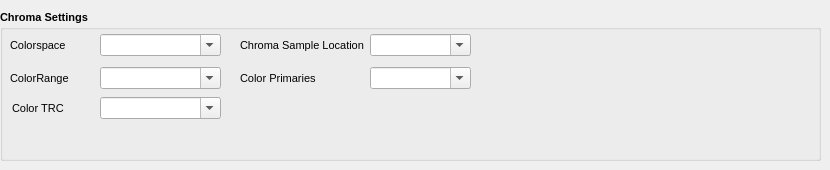
        <widget class="QWidget" name="tabColorHDR">
         <attribute name="title">
          <string>Color / HDR</string>
         </attribute>
         <widget class="QGroupBox" name="groupColorHdr">
          <property name="enabled">
           <bool>true</bool>
          </property>
          <property name="geometry">
           <rect>
            <x>0</x>
            <y>10</y>
            <width>821</width>
            <height>151</height>
           </rect>
          </property>
          <property name="font">
           <font>
            <pointsize>8</pointsize>
            <italic>false</italic>
            <bold>true</bold>
           </font>
          </property>
          <property name="title">
           <string>Chroma Settings</string>
          </property>
          <widget class="QLabel" name="l_ColorPrimaries">
           <property name="geometry">
            <rect>
             <x>240</x>
             <y>60</y>
             <width>81</width>
             <height>16</height>
            </rect>
           </property>
           <property name="font">
            <font>
             <pointsize>8</pointsize>
             <italic>false</italic>
             <bold>false</bold>
            </font>
           </property>
           <property name="text">
            <string>Color Primaries</string>
           </property>
          </widget>
          <widget class="QComboBox" name="ColorPrimaries">
           <property name="geometry">
            <rect>
             <x>370</x>
             <y>57</y>
             <width>101</width>
             <height>22</height>
            </rect>
           </property>
           <property name="font">
            <font>
             <pointsize>8</pointsize>
             <italic>false</italic>
             <bold>false</bold>
            </font>
           </property>
           <property name="toolTip">
            <string>Set color primaries.</string>
           </property>
           <property name="editable">
            <bool>true</bool>
           </property>
           <item>
            <property name="text">
             <string/>
            </property>
           </item>
           <item>
            <property name="text">
             <string>bt709</string>
            </property>
           </item>
           <item>
            <property name="text">
             <string>unknown</string>
            </property>
           </item>
           <item>
            <property name="text">
             <string>bt470m</string>
            </property>
           </item>
           <item>
            <property name="text">
             <string>bt470bg</string>
            </property>
           </item>
           <item>
            <property name="text">
             <string>smpte170m</string>
            </property>
           </item>
           <item>
            <property name="text">
             <string>smpte240m</string>
            </property>
           </item>
           <item>
            <property name="text">
             <string>film</string>
            </property>
           </item>
           <item>
            <property name="text">
             <string>bt2020</string>
            </property>
           </item>
           <item>
            <property name="text">
             <string>smpte428</string>
            </property>
           </item>
           <item>
            <property name="text">
             <string>smpte428_1</string>
            </property>
           </item>
           <item>
            <property name="text">
             <string>smpte431</string>
            </property>
           </item>
           <item>
            <property name="text">
             <string>smpte432</string>
            </property>
           </item>
           <item>
            <property name="text">
             <string>jedec-p22</string>
            </property>
           </item>
           <item>
            <property name="text">
             <string>ebu3213</string>
            </property>
           </item>
           <item>
            <property name="text">
             <string>unspecified</string>
            </property>
           </item>
          </widget>
          <widget class="QComboBox" name="ColorRange">
           <property name="geometry">
            <rect>
             <x>100</x>
             <y>57</y>
             <width>121</width>
             <height>22</height>
            </rect>
           </property>
           <property name="font">
            <font>
             <pointsize>8</pointsize>
             <italic>false</italic>
             <bold>false</bold>
            </font>
           </property>
           <property name="toolTip">
            <string>Set colour range (section 7.2.2) (from -1 to 1) (default -1)

- unknown      0  Unspecified
- tv                 1  MPEG (219*2^(n-8))
- pc                2   JPEG (2^n-1)
- unspecified  0  Unspecified
- mpeg           1  MPEG (219*2^(n-8))
- jpeg             2   JPEG (2^n-1)
- limited         1   MPEG (219*2^(n-8))
- full               2   JPEG (2^n-1)
</string>
           </property>
           <property name="editable">
            <bool>true</bool>
           </property>
           <item>
            <property name="text">
             <string/>
            </property>
           </item>
           <item>
            <property name="text">
             <string>unknown</string>
            </property>
           </item>
           <item>
            <property name="text">
             <string>tv</string>
            </property>
           </item>
           <item>
            <property name="text">
             <string>pc</string>
            </property>
           </item>
           <item>
            <property name="text">
             <string>unspecified</string>
            </property>
           </item>
           <item>
            <property name="text">
             <string>mpeg</string>
            </property>
           </item>
           <item>
            <property name="text">
             <string>jpeg</string>
            </property>
           </item>
           <item>
            <property name="text">
             <string>limited</string>
            </property>
           </item>
           <item>
            <property name="text">
             <string>full</string>
            </property>
           </item>
          </widget>
          <widget class="QLabel" name="l_ColorTRC">
           <property name="geometry">
            <rect>
             <x>12</x>
             <y>90</y>
             <width>61</width>
             <height>16</height>
            </rect>
           </property>
           <property name="font">
            <font>
             <pointsize>8</pointsize>
             <italic>false</italic>
             <bold>false</bold>
            </font>
           </property>
           <property name="text">
            <string>Color TRC</string>
           </property>
          </widget>
          <widget class="QComboBox" name="ColorSpace">
           <property name="geometry">
            <rect>
             <x>100</x>
             <y>24</y>
             <width>121</width>
             <height>22</height>
            </rect>
           </property>
           <property name="font">
            <font>
             <pointsize>8</pointsize>
             <italic>false</italic>
             <bold>false</bold>
            </font>
           </property>
           <property name="toolTip">
            <string>Set colour space (section 7.2.2) (from -1 to 7) (default -1)</string>
           </property>
           <property name="editable">
            <bool>true</bool>
           </property>
           <item>
            <property name="text">
             <string/>
            </property>
           </item>
           <item>
            <property name="text">
             <string>rgb</string>
            </property>
           </item>
           <item>
            <property name="text">
             <string>bt709</string>
            </property>
           </item>
           <item>
            <property name="text">
             <string>unknown</string>
            </property>
           </item>
           <item>
            <property name="text">
             <string>fcc</string>
            </property>
           </item>
           <item>
            <property name="text">
             <string>bt470bg</string>
            </property>
           </item>
           <item>
            <property name="text">
             <string>smpte170m</string>
            </property>
           </item>
           <item>
            <property name="text">
             <string>smpte240m</string>
            </property>
           </item>
           <item>
            <property name="text">
             <string>ycgco</string>
            </property>
           </item>
           <item>
            <property name="text">
             <string>bt2020nc</string>
            </property>
           </item>
           <item>
            <property name="text">
             <string>bt2020c</string>
            </property>
           </item>
           <item>
            <property name="text">
             <string>smpte2085</string>
            </property>
           </item>
           <item>
            <property name="text">
             <string>chroma-derived-nc</string>
            </property>
           </item>
           <item>
            <property name="text">
             <string>chroma-derived-c</string>
            </property>
           </item>
           <item>
            <property name="text">
             <string>ictcp</string>
            </property>
           </item>
           <item>
            <property name="text">
             <string>ipt-c2</string>
            </property>
           </item>
           <item>
            <property name="text">
             <string>unspecified</string>
            </property>
           </item>
           <item>
            <property name="text">
             <string>ycocg</string>
            </property>
           </item>
           <item>
            <property name="text">
             <string>ycgco-re</string>
            </property>
           </item>
           <item>
            <property name="text">
             <string>ycgco-ro</string>
            </property>
           </item>
           <item>
            <property name="text">
             <string>bt2020_ncl</string>
            </property>
           </item>
           <item>
            <property name="text">
             <string>bt2020_cl</string>
            </property>
           </item>
          </widget>
          <widget class="QLabel" name="l_ColorRange">
           <property name="geometry">
            <rect>
             <x>10</x>
             <y>60</y>
             <width>61</width>
             <height>16</height>
            </rect>
           </property>
           <property name="font">
            <font>
             <pointsize>8</pointsize>
             <italic>false</italic>
             <bold>false</bold>
            </font>
           </property>
           <property name="text">
            <string>ColorRange</string>
           </property>
          </widget>
          <widget class="QComboBox" name="ColorTRC">
           <property name="geometry">
            <rect>
             <x>100</x>
             <y>87</y>
             <width>121</width>
             <height>22</height>
            </rect>
           </property>
           <property name="font">
            <font>
             <pointsize>8</pointsize>
             <italic>false</italic>
             <bold>false</bold>
            </font>
           </property>
           <property name="toolTip">
            <string>Color transfer characteristics (from 1 to INT_MAX) (default unknown)
</string>
           </property>
           <property name="editable">
            <bool>true</bool>
           </property>
           <item>
            <property name="text">
             <string/>
            </property>
           </item>
           <item>
            <property name="text">
             <string>auto</string>
            </property>
           </item>
           <item>
            <property name="text">
             <string>bt709</string>
            </property>
           </item>
           <item>
            <property name="text">
             <string>bt470m</string>
            </property>
           </item>
           <item>
            <property name="text">
             <string>bt470bg</string>
            </property>
           </item>
           <item>
            <property name="text">
             <string>smpte170m</string>
            </property>
           </item>
           <item>
            <property name="text">
             <string>smpte240m</string>
            </property>
           </item>
           <item>
            <property name="text">
             <string>linear</string>
            </property>
           </item>
           <item>
            <property name="text">
             <string>iec61966-2-4</string>
            </property>
           </item>
           <item>
            <property name="text">
             <string>bt1361e</string>
            </property>
           </item>
           <item>
            <property name="text">
             <string>iec61966-2-1</string>
            </property>
           </item>
           <item>
            <property name="text">
             <string>bt2020-10</string>
            </property>
           </item>
           <item>
            <property name="text">
             <string>bt2020-12</string>
            </property>
           </item>
           <item>
            <property name="text">
             <string>smpte2084</string>
            </property>
           </item>
           <item>
            <property name="text">
             <string>arib-std-b67</string>
            </property>
           </item>
          </widget>
          <widget class="QLabel" name="l_ColorSpace">
           <property name="geometry">
            <rect>
             <x>10</x>
             <y>27</y>
             <width>61</width>
             <height>16</height>
            </rect>
           </property>
           <property name="font">
            <font>
             <pointsize>8</pointsize>
             <italic>false</italic>
             <bold>false</bold>
            </font>
           </property>
           <property name="text">
            <string>Colorspace</string>
           </property>
          </widget>
          <widget class="QLabel" name="l_ColorSampleLocation">
           <property name="geometry">
            <rect>
             <x>240</x>
             <y>27</y>
             <width>131</width>
             <height>16</height>
            </rect>
           </property>
           <property name="font">
            <font>
             <pointsize>8</pointsize>
             <italic>false</italic>
             <bold>false</bold>
            </font>
           </property>
           <property name="text">
            <string>Chroma Sample Location</string>
           </property>
          </widget>
          <widget class="QComboBox" name="ColorSampleLocation">
           <property name="geometry">
            <rect>
             <x>370</x>
             <y>24</y>
             <width>101</width>
             <height>22</height>
            </rect>
           </property>
           <property name="font">
            <font>
             <pointsize>8</pointsize>
             <italic>false</italic>
             <bold>false</bold>
            </font>
           </property>
           <property name="toolTip">
            <string>Chroma sample location (from 0 to INT_MAX) (default unknown).</string>
           </property>
           <property name="editable">
            <bool>true</bool>
           </property>
           <item>
            <property name="text">
             <string/>
            </property>
           </item>
           <item>
            <property name="text">
             <string>left</string>
            </property>
           </item>
           <item>
            <property name="text">
             <string>center</string>
            </property>
           </item>
           <item>
            <property name="text">
             <string>topleft</string>
            </property>
           </item>
           <item>
            <property name="text">
             <string>top</string>
            </property>
           </item>
           <item>
            <property name="text">
             <string>bottomleft</string>
            </property>
           </item>
           <item>
            <property name="text">
             <string>bottom</string>
            </property>
           </item>
          </widget>
         </widget>
        </widget>
